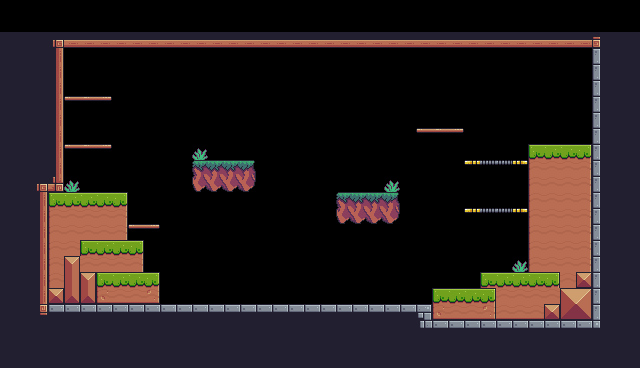

A 2D game scene composited from a Tiled map and its tileset images. What follows is a short description and the map's XML, with every tile layer's data as written:
An orthogonal 40x23 tile map with 16x16 px tiles, 1 tile layer (Background), 2 tilesets and 37 objects (8x Fruit, 6x Platform, Player, Saw, Checkpoint, ...).

<map version="1.10" tiledversion="1.11.2" orientation="orthogonal" renderorder="right-down" width="40" height="23" tilewidth="16" tileheight="16" infinite="0" nextlayerid="4" nextobjectid="64">
 <tileset firstgid="1" source="Pixel Adventure.tsx" />
 <tileset firstgid="243" source="Morning.tsx" />
 <layer id="1" name="Background" width="40" height="23">
  <properties>
   <property name="BackgroundColor" value="Brown" />
  </properties>
  <data encoding="csv">
0,0,0,0,0,0,0,0,0,0,0,0,0,0,0,0,0,0,0,0,0,0,0,0,0,0,0,0,0,0,0,0,0,0,0,0,0,0,0,0,
0,0,0,0,0,0,0,0,0,0,0,0,0,0,0,0,0,0,0,0,0,0,0,0,0,0,0,0,0,0,0,0,0,0,0,0,0,0,0,0,
24,24,24,92,134,134,134,134,134,134,134,134,134,134,134,134,134,134,134,134,134,134,134,134,134,134,134,134,134,134,134,134,134,134,134,134,134,93,24,24,
24,24,24,113,0,0,0,0,0,0,0,0,0,0,0,0,0,0,0,0,0,0,0,0,0,0,0,0,0,0,0,0,0,0,0,0,0,23,24,24,
24,24,24,113,0,0,0,0,0,0,0,0,0,0,0,0,0,0,0,0,0,0,0,0,0,0,0,0,0,0,0,0,0,0,0,0,0,23,24,24,
24,24,24,113,0,0,0,0,0,0,0,0,0,0,0,0,0,0,0,0,0,0,0,0,0,0,0,0,0,0,0,0,0,0,0,0,0,23,24,24,
24,24,24,113,40,41,42,0,0,0,0,0,0,0,0,0,0,0,0,0,0,0,0,0,0,0,0,0,0,0,0,0,0,0,0,0,0,23,24,24,
24,24,24,113,0,0,0,0,0,0,0,0,0,0,0,0,0,0,0,0,0,0,0,0,0,0,0,0,0,0,0,0,0,0,0,0,0,23,24,24,
24,24,24,113,0,0,0,0,0,0,0,0,0,0,0,0,0,0,0,0,0,0,0,0,0,0,40,41,42,0,0,0,0,0,0,0,0,23,24,24,
24,24,24,113,40,41,42,0,0,0,0,0,290,0,0,0,0,0,0,0,0,0,0,0,0,0,0,0,0,0,0,0,0,7,8,8,9,23,24,24,
24,24,24,113,0,0,0,0,0,0,0,0,243,244,244,245,0,0,0,0,0,0,0,0,0,0,0,0,0,18,63,63,20,29,30,30,31,23,24,24,
24,24,92,135,290,0,0,0,0,0,0,0,263,264,264,265,0,0,0,0,0,0,0,0,290,0,0,0,0,0,0,0,0,29,30,30,31,23,24,24,
24,24,113,7,8,8,8,9,0,0,0,0,0,0,0,0,0,0,0,0,0,243,244,244,245,0,0,0,0,0,0,0,0,29,30,30,31,23,24,24,
24,24,113,29,30,30,30,31,0,0,0,0,0,0,0,0,0,0,0,0,0,263,264,264,265,0,0,0,0,18,63,63,20,29,30,30,31,23,24,24,
24,24,113,29,30,30,30,31,40,42,0,0,0,0,0,0,0,0,0,0,0,0,0,0,0,0,0,0,0,0,0,0,0,29,30,30,31,23,24,24,
24,24,113,29,30,7,8,8,9,0,0,0,0,0,0,0,0,0,0,0,0,0,0,0,0,0,0,0,0,0,0,0,0,29,30,30,31,23,24,24,
24,24,113,29,16,30,30,30,31,0,0,0,0,0,0,0,0,0,0,0,0,0,0,0,0,0,0,0,0,0,0,0,290,29,30,30,31,23,24,24,
24,24,113,29,38,16,7,8,8,9,0,0,0,0,0,0,0,0,0,0,0,0,0,0,0,0,0,0,0,0,7,8,8,8,9,30,35,23,24,24,
24,24,113,35,60,60,51,52,52,53,0,0,0,0,0,0,0,0,0,0,0,0,0,0,0,0,0,7,8,8,9,30,30,30,30,36,37,23,24,24,
24,24,114,2,2,2,2,2,2,2,2,2,2,2,2,2,2,2,2,2,2,2,2,2,2,2,3,51,52,52,53,52,52,52,35,58,59,23,24,24,
24,24,24,24,24,24,24,24,24,24,24,24,24,24,24,24,24,24,24,24,24,24,24,24,24,24,26,2,2,2,2,2,2,2,2,2,2,27,24,24,
24,24,24,24,24,24,24,24,24,24,24,24,24,24,24,24,24,24,24,24,24,24,24,24,24,24,24,24,24,24,24,24,24,24,24,24,24,24,24,24,
24,24,24,24,24,24,24,24,24,24,24,24,24,24,24,24,24,24,24,24,24,24,24,24,24,24,24,24,24,24,24,24,24,24,24,24,24,24,24,24
</data>
 </layer>
 <objectgroup id="3" name="Collisions">
  <object id="4" x="416" y="320" width="176" height="16" />
  <object id="5" x="64" y="32" width="528" height="16" />
  <object id="6" x="592" y="32" width="16" height="304" />
  <object id="7" x="48" y="304" width="384" height="16" />
  <object id="8" x="64" y="176" width="16" height="16" />
  <object id="9" x="48" y="192" width="80" height="48" />
  <object id="10" x="192" y="160" width="64" height="32" />
  <object id="11" x="336" y="192" width="64" height="32" />
  <object id="13" type="Platform" x="464" y="208" width="64" height="16" />
  <object id="14" type="Platform" x="464" y="160" width="64" height="16" />
  <object id="15" type="Platform" x="64" y="96" width="48" height="16" />
  <object id="16" type="Platform" x="64" y="144" width="48" height="16" />
  <object id="17" type="Platform" x="128" y="224" width="32" height="16" />
  <object id="36" x="384" y="176" width="16" height="16" />
  <object id="37" x="192" y="144" width="16" height="16" />
  <object id="40" x="192" y="144" width="16" height="16" />
  <object id="48" x="432" y="288" width="48" height="32" />
  <object id="51" x="512" y="256" width="16" height="16" />
  <object id="52" x="48" y="32" width="16" height="160" />
  <object id="53" x="32" y="176" width="16" height="144" />
  <object id="59" x="480" y="272" width="48" height="48" />
  <object id="60" x="528" y="144" width="64" height="176" />
  <object id="61" x="48" y="240" width="96" height="32" />
  <object id="62" x="48" y="272" width="112" height="32" />
  <object id="63" type="Platform" x="416" y="128" width="48" height="16" />
 </objectgroup>
 <objectgroup id="2" name="Spawnpoints">
  <object id="3" name="Player" type="Player" x="96" y="160" width="31" height="32" />
  <object id="18" name="0" type="Fruit" x="80" y="64" width="32" height="32" />
  <object id="19" name="1" type="Fruit" x="80" y="112" width="32" height="32" />
  <object id="21" name="2" type="Fruit" x="128" y="192" width="32" height="32" />
  <object id="22" name="4" type="Fruit" x="336" y="160" width="32" height="32" />
  <object id="23" name="3" type="Fruit" x="224" y="128" width="32" height="32" />
  <object id="25" name="5" type="Fruit" x="416" y="96" width="32" height="32" />
  <object id="28" name="6" type="Fruit" x="480" y="128" width="32" height="32" />
  <object id="29" name="7" type="Fruit" x="480" y="176" width="32" height="32" />
  <object id="31" name="Saw" type="Saw" x="288" y="128" width="32" height="32">
   <properties>
    <property name="isVertical" type="bool" value="true" />
    <property name="offNeg" type="float" value="4" />
    <property name="offPos" type="float" value="3" />
   </properties>
  </object>
  <object id="33" type="Checkpoint" x="528" y="80" width="64" height="64" />
  <object id="34" name="Chicken" type="Chicken" x="336" y="272" width="32" height="32">
   <properties>
    <property name="offNeg" type="float" value="12" />
    <property name="offPos" type="float" value="5" />
   </properties>
  </object>
 </objectgroup>
</map>
